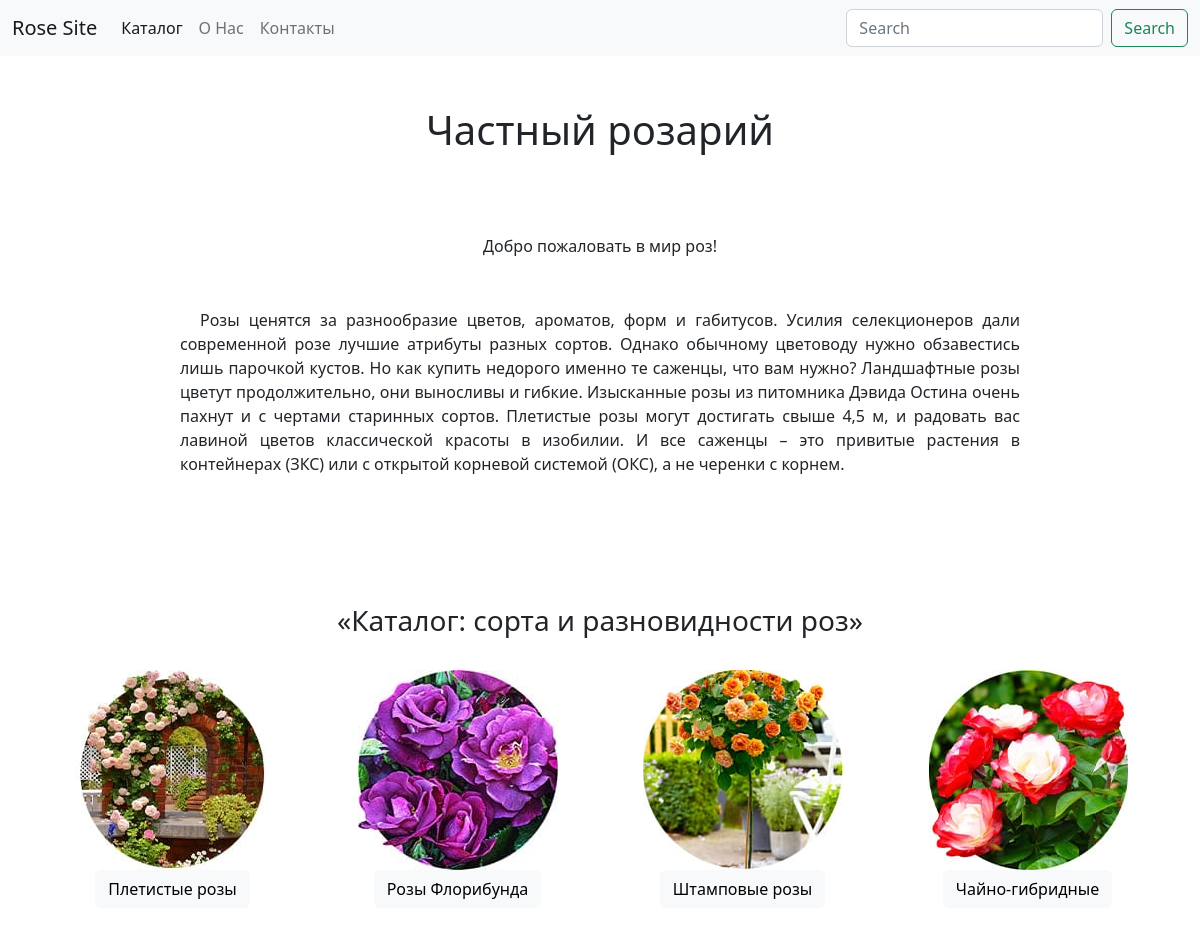
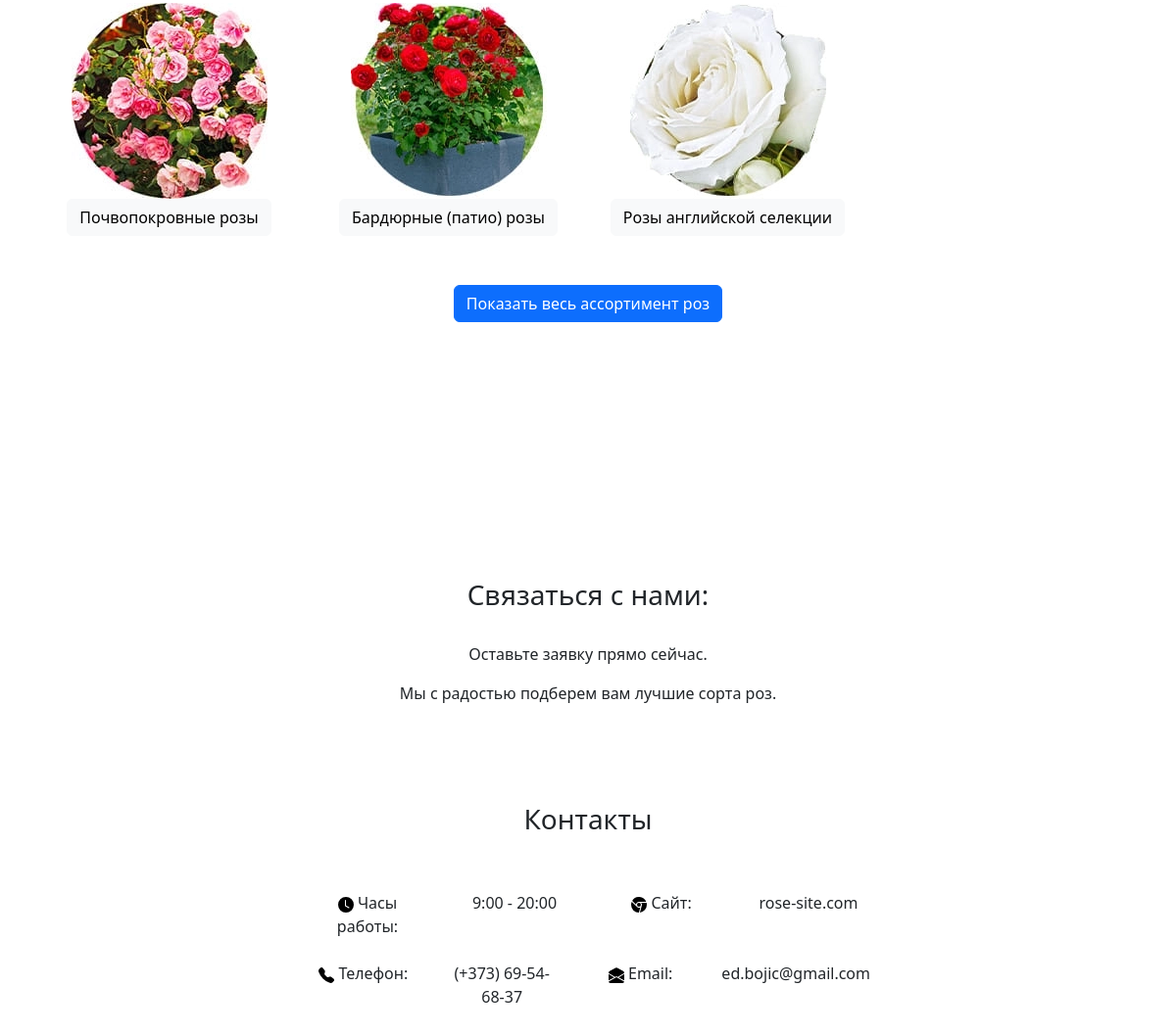
The page / on the database its author committed (2 pictures, top to bottom).
### home/models.py (models this page shows, shortened)
class Catalog(models.Model):
    title_ru = models.CharField(max_length=100)
    img = models.ImageField(upload_to='home/img')
    title_en = models.CharField(max_length=100, default='')

### home/views.py (the view)
# urls.py: 2. Add a URL to urlpatterns:  path('', views.home, name='home')
def home(request):
    rose_types = Catalog.objects.all()
    return render(request, 'home/home.html', {'rose_types': rose_types})

### home/templates/home/home.html
{% extends 'home/base.html' %}
{% block content %}
{% load static %}
<div class="epigrof">
    <h1 class="text-center">Частный розарий</h1>
</div>
<div class="epigrof">
    <p class="text-center">
        Добро пожаловать в мир роз!
    </p>
    <div class="epigrof_base">
        Розы ценятся за разнообразие цветов, ароматов, форм и габитусов. Усилия селекционеров дали современной розе
        лучшие
        атрибуты разных сортов. Однако обычному цветоводу нужно обзавестись лишь парочкой кустов. Но как купить недорого
        именно те саженцы, что вам нужно? Ландшафтные розы цветут продолжительно, они выносливы и гибкие. Изысканные
        розы из
        питомника Дэвида Остина очень пахнут и с чертами старинных сортов. Плетистые розы могут достигать свыше 4,5 м, и
        радовать вас лавиной цветов классической красоты в изобилии. И все саженцы – это привитые растения в контейнерах
        (ЗКС) или с открытой корневой системой (ОКС), а не черенки с корнем.
    </div>
</div>
<br>
<br>
<h3 class="text-center">«Каталог: сорта и разновидности роз»</h3>
<div class="container text-center">
    <div class="row">
        {% for rose_type in rose_types %}
        <div class="col-6 col-sm-3">
            <br>
            <img src="{{ rose_type.img.url }}" alt="">
            <br>
            <form action="{% url 'catalog:all_categ_roses' %}">
                <input type="submit" name="{{rose_type.title_en}}" value="{{rose_type.title_ru}}" class="btn btn-light">
            </form>
        </div>
        {% endfor %}
    </div>
</div>
<div class="btn_all_roses text-center">
    <form action="{% url 'catalog:all_categ_roses' %}">
        <input type="submit" name="all" value="Показать весь ассортимент роз" class="btn btn-primary">
    </form>
</div>
<div class="request text-center">
    <h3>Связаться с нами:</h3>
    <br>
    <div>
        <p>Оставьте заявку прямо сейчас.</p>
        <p>Мы с радостью подберем вам лучшие сорта роз.</p>
    </div>
</div>
<div class="contacts">
    <h3 class="text-center">Контакты</h3>
    <br>
    <br>
    <div class="container text-center">
        <div class="row align-items-start">
            <div class="col">
                <img src="static/home/img/clock-fill.svg" alt="Work"> Часы работы:
            </div>
            <div class="col">
                9:00 - 20:00
            </div>
            <div class="col">
                <img src="static/home/img/browser-chrome.svg" alt="Site"> Сайт:
            </div>
            <div class="col">
                rose-site.com
            </div>
        </div>
        <br>
        <div class="row align-items-start">
            <div class="col">
                <img src="static/home/img/telephone-fill.svg" alt="Телефон"> Телефон:
            </div>
            <div class="col">
                (+373) 69-54-68-37
            </div>
            <div class="col">
                <img src="static/home/img/envelope-open-fill.svg" alt="Email"> Email:
            </div>
            <div class="col">
                ed.bojic@gmail.com
            </div>
        </div>
    </div>
</div>
{% endblock %}

### home/templates/home/base.html (shortened to what this page needs)
{% load static %}
<!doctype html>
<html lang="en">
<head>
    {% block head %}
    <link href="https://cdn.jsdelivr.net/npm/bootstrap@5.2.2/dist/css/bootstrap.min.css" rel="stylesheet"
>
    <link rel="stylesheet" href="{% static 'home/css/base.css' %}">
    <link rel="stylesheet" href="{% static 'catalog/css/all_categories.css' %}">
    {% endblock %}
</head>
<body>
    <nav class="navbar navbar-expand-lg bg-light">
        <div class="container-fluid">
            <a class="navbar-brand" href="{% url 'home' %}">Rose Site</a>
            <div class="collapse navbar-collapse" id="navbarScroll">
                <ul class="navbar-nav me-auto my-2 my-lg-0 navbar-nav-scroll" style="--bs-scroll-height: 100px;">
                    <li class="nav-item">
                        <a class="nav-link active" aria-current="page"
                            href="{% url 'catalog:all_categories' %}">Каталог</a>
                    </li>
                    <li class="nav-item">
                        <a class="nav-link" href="#">О Нас</a>
                    </li>
                    <li class="nav-item">
                        <a class="nav-link" href="#">Контакты</a>
                    </li>
                </ul>
                <form class="d-flex" role="search">
                    <input class="form-control me-2" type="search" placeholder="Search" aria-label="Search">
                    <button class="btn btn-outline-success" type="submit">Search</button>
                </form>
            </div>
        </div>
    </nav>
    {% block content %}
    {% endblock %}
</body>

### home/static/home/css/base.css (style rules this page uses)
.epigrof_base { text-indent: 20px; text-align: justify; margin: 50px 100px 0px 100px; }
.contacts { margin: 100px 300px 50px 300px; }
.request { margin: 100px 100px 100px 100px; }
.epigrof { margin: 50px 80px 80px 80px; }

### catalog/static/catalog/css/all_categories.css (style rules this page uses)
.btn_all_roses { margin-top: 50px; height: 200px; }

### rows shown on the page
Catalog: img (picture), pletistie "Плетистые розы"
Catalog: img (picture), floribunda "Розы Флорибунда"
Catalog: img (picture), shtampovie "Штамповые розы"
Catalog: img (picture), chainogibrid "Чайно-гибридные"
Catalog: img (picture), pochvopocrovnie "Почвопокровные розы"
Catalog: img (picture), bardiurnie "Бардюрные (патио) розы"
Catalog: img (picture), english "Розы английской селекции"
